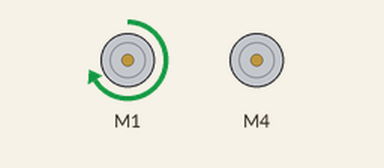
This sketch was run on a simulated Arduino Uno, built with avr-gcc and run on an emulated ATmega328P. On the bench: 2 × DC motor (green arrow = forward, orange = backward, longer = faster). What the sketch prints to the serial monitor is not drawn.

Above: at 1.0 s.
At 3.5 s:
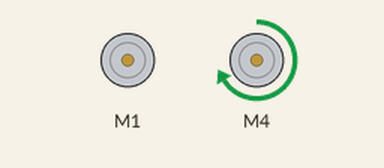
At 6.0 s:
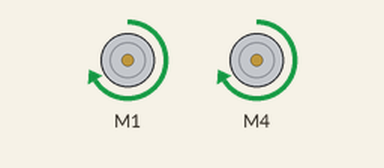
At 7.5 s:
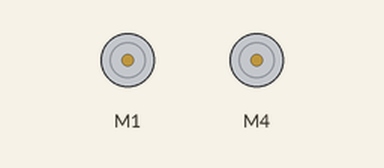
Timing chart, 0 to 10.4 s (numbered marks = the images above):
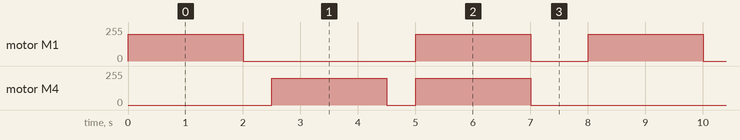

Measured:
- by itself, motor M1: repeats every 8.0 s: stopped 3.0 s, forward 200/255 2.0 s, stopped 1.0 s, forward 200/255 2.0 s
- by itself, motor M4: repeats every 8.0 s: stopped 0.50 s, forward 200/255 2.0 s, stopped 3.5 s, forward 200/255 2.0 s

The sketch:

01_motor_test.ino
```cpp
#include <AFMotor.h>

AF_DCMotor motorL(1);  // M1 왼쪽
AF_DCMotor motorR(4);  // M4 오른쪽

void setup() {
  Serial.begin(115200);
  Serial.println(F("=== HW-130 모터 테스트 ==="));
}

void loop() {
  Serial.println(F("왼쪽 전진"));
  motorL.setSpeed(200); motorL.run(FORWARD);
  delay(2000); motorL.run(RELEASE);  delay(500);

  Serial.println(F("오른쪽 전진"));
  motorR.setSpeed(200); motorR.run(FORWARD);
  delay(2000); motorR.run(RELEASE);  delay(500);

  Serial.println(F("양쪽 전진"));
  motorL.setSpeed(200); motorL.run(FORWARD);
  motorR.setSpeed(200); motorR.run(FORWARD);
  delay(2000);
  motorL.run(RELEASE); motorR.run(RELEASE); delay(1000);
}
```
